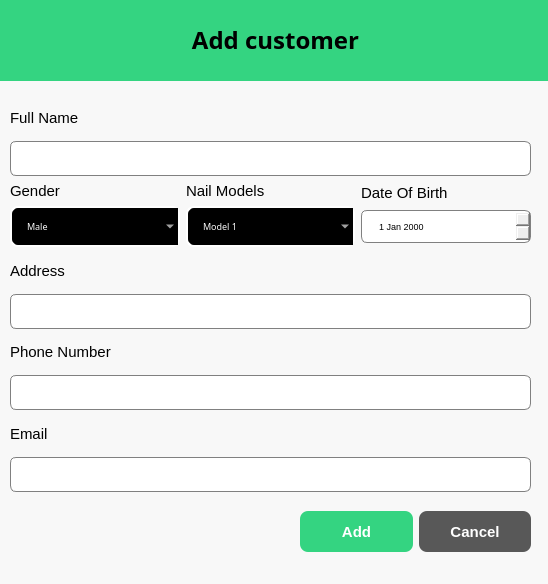
<?xml version="1.0" encoding="UTF-8"?>
<ui version="4.0">
 <class>KhachHangDialog</class>
 <widget class="QDialog" name="KhachHangDialog">
  <property name="geometry">
   <rect>
    <x>0</x>
    <y>0</y>
    <width>548</width>
    <height>584</height>
   </rect>
  </property>
  <property name="font">
   <font>
    <family>Poppins</family>
    <pointsize>20</pointsize>
    <bold>true</bold>
   </font>
  </property>
  <property name="windowTitle">
   <string>Dialog</string>
  </property>
  <property name="styleSheet">
   <string notr="true">QDialog{
	background-color: #F8F8F8;
}

QLineEdit{
	border: 1px solid gray;
	border-radius: 6px;
	padding-left: 15px;
	height: 35px;
}

QDateEdit{
	border: 1px solid gray;
	border-radius: 6px;
	padding-left: 15px;
	height: 31px;
}

QComboBox{
	border: 2px solid white;
	border-radius: 8px;
	padding: 1px 18px 1px 3px;
	background-color: black;
	color: white;
	height: 35px;
	padding-left: 15px;
	font-weight: ;
	selection-background-color: #2980B9;
}

</string>
  </property>
  <widget class="Line" name="line">
   <property name="geometry">
    <rect>
     <x>0</x>
     <y>70</y>
     <width>551</width>
     <height>16</height>
    </rect>
   </property>
   <property name="orientation">
    <enum>Qt::Orientation::Horizontal</enum>
   </property>
  </widget>
  <widget class="QLabel" name="label">
   <property name="geometry">
    <rect>
     <x>0</x>
     <y>0</y>
     <width>551</width>
     <height>81</height>
    </rect>
   </property>
   <property name="font">
    <font>
     <family>Poppins</family>
     <pointsize>18</pointsize>
     <bold>true</bold>
    </font>
   </property>
   <property name="styleSheet">
    <string notr="true">background-color: rgb(52, 212, 129);</string>
   </property>
   <property name="text">
    <string>&lt;html&gt;&lt;head/&gt;&lt;body&gt;&lt;p align=&quot;center&quot;&gt;Add customer&lt;/p&gt;&lt;/body&gt;&lt;/html&gt;</string>
   </property>
   <property name="indent">
    <number>-1</number>
   </property>
  </widget>
  <widget class="QWidget" name="layoutWidget">
   <property name="geometry">
    <rect>
     <x>10</x>
     <y>100</y>
     <width>521</width>
     <height>392</height>
    </rect>
   </property>
   <layout class="QVBoxLayout" name="verticalLayout_17">
    <item>
     <layout class="QVBoxLayout" name="verticalLayout">
      <item>
       <widget class="QLabel" name="label_2">
        <property name="font">
         <font>
          <pointsize>11</pointsize>
          <bold>false</bold>
         </font>
        </property>
        <property name="styleSheet">
         <string notr="true">color: rgb(0, 0, 0);</string>
        </property>
        <property name="text">
         <string>Full Name</string>
        </property>
       </widget>
      </item>
      <item>
       <widget class="QLineEdit" name="name_lineEdit">
        <property name="minimumSize">
         <size>
          <width>0</width>
          <height>35</height>
         </size>
        </property>
        <property name="maximumSize">
         <size>
          <width>16777215</width>
          <height>35</height>
         </size>
        </property>
       </widget>
      </item>
     </layout>
    </item>
    <item>
     <layout class="QHBoxLayout" name="horizontalLayout">
      <item>
       <layout class="QVBoxLayout" name="verticalLayout_14">
        <item>
         <widget class="QLabel" name="label_15">
          <property name="font">
           <font>
            <pointsize>11</pointsize>
            <bold>false</bold>
           </font>
          </property>
          <property name="styleSheet">
           <string notr="true">color: rgb(0, 0, 0);</string>
          </property>
          <property name="text">
           <string>&lt;html&gt;&lt;head/&gt;&lt;body&gt;&lt;p&gt;Gender&lt;/p&gt;&lt;/body&gt;&lt;/html&gt;</string>
          </property>
         </widget>
        </item>
        <item>
         <widget class="QComboBox" name="gender_comboBox">
          <property name="font">
           <font>
            <family>Poppins Medium</family>
            <pointsize>7</pointsize>
            <bold>false</bold>
           </font>
          </property>
          <item>
           <property name="text">
            <string>Male</string>
           </property>
          </item>
          <item>
           <property name="text">
            <string>Female</string>
           </property>
          </item>
          <item>
           <property name="text">
            <string>Others</string>
           </property>
          </item>
         </widget>
        </item>
       </layout>
      </item>
      <item>
       <layout class="QVBoxLayout" name="verticalLayout_16">
        <item>
         <widget class="QLabel" name="label_16">
          <property name="font">
           <font>
            <pointsize>11</pointsize>
            <bold>false</bold>
           </font>
          </property>
          <property name="styleSheet">
           <string notr="true">color: rgb(0, 0, 0);</string>
          </property>
          <property name="text">
           <string>&lt;html&gt;&lt;head/&gt;&lt;body&gt;&lt;p&gt;Nail Models&lt;/p&gt;&lt;/body&gt;&lt;/html&gt;</string>
          </property>
         </widget>
        </item>
        <item>
         <widget class="QComboBox" name="nm_comboBox">
          <property name="font">
           <font>
            <family>Poppins Medium</family>
            <pointsize>7</pointsize>
            <bold>false</bold>
           </font>
          </property>
          <item>
           <property name="text">
            <string>Model 1</string>
           </property>
          </item>
          <item>
           <property name="text">
            <string>Model 2</string>
           </property>
          </item>
          <item>
           <property name="text">
            <string>Model 3</string>
           </property>
          </item>
          <item>
           <property name="text">
            <string>Model 4</string>
           </property>
          </item>
          <item>
           <property name="text">
            <string>Model 5</string>
           </property>
          </item>
          <item>
           <property name="text">
            <string>Model 6</string>
           </property>
          </item>
          <item>
           <property name="text">
            <string>Model 7</string>
           </property>
          </item>
          <item>
           <property name="text">
            <string>Model 8</string>
           </property>
          </item>
          <item>
           <property name="text">
            <string>Model 9</string>
           </property>
          </item>
          <item>
           <property name="text">
            <string>Model 10</string>
           </property>
          </item>
         </widget>
        </item>
       </layout>
      </item>
      <item>
       <layout class="QVBoxLayout" name="verticalLayout_15">
        <item>
         <widget class="QLabel" name="label_17">
          <property name="sizePolicy">
           <sizepolicy hsizetype="Fixed" vsizetype="Fixed">
            <horstretch>0</horstretch>
            <verstretch>0</verstretch>
           </sizepolicy>
          </property>
          <property name="font">
           <font>
            <pointsize>11</pointsize>
            <bold>false</bold>
           </font>
          </property>
          <property name="styleSheet">
           <string notr="true">color: rgb(0, 0, 0);</string>
          </property>
          <property name="text">
           <string>&lt;html&gt;&lt;head/&gt;&lt;body&gt;&lt;p&gt;Date Of Birth&lt;/p&gt;&lt;/body&gt;&lt;/html&gt;</string>
          </property>
         </widget>
        </item>
        <item>
         <widget class="QDateEdit" name="dob_dateEdit">
          <property name="font">
           <font>
            <family>MS Shell Dlg 2</family>
            <pointsize>7</pointsize>
            <bold>false</bold>
           </font>
          </property>
         </widget>
        </item>
       </layout>
      </item>
     </layout>
    </item>
    <item>
     <layout class="QVBoxLayout" name="verticalLayout_11">
      <item>
       <widget class="QLabel" name="label_12">
        <property name="font">
         <font>
          <pointsize>11</pointsize>
          <bold>false</bold>
         </font>
        </property>
        <property name="styleSheet">
         <string notr="true">color: rgb(0, 0, 0);</string>
        </property>
        <property name="text">
         <string>Address</string>
        </property>
       </widget>
      </item>
      <item>
       <widget class="QLineEdit" name="address_lineEdit">
        <property name="minimumSize">
         <size>
          <width>0</width>
          <height>35</height>
         </size>
        </property>
        <property name="maximumSize">
         <size>
          <width>16777215</width>
          <height>35</height>
         </size>
        </property>
       </widget>
      </item>
     </layout>
    </item>
    <item>
     <layout class="QVBoxLayout" name="verticalLayout_12">
      <item>
       <widget class="QLabel" name="label_13">
        <property name="font">
         <font>
          <pointsize>11</pointsize>
          <bold>false</bold>
         </font>
        </property>
        <property name="styleSheet">
         <string notr="true">color: rgb(0, 0, 0);</string>
        </property>
        <property name="text">
         <string>Phone Number</string>
        </property>
       </widget>
      </item>
      <item>
       <widget class="QLineEdit" name="phone_lineEdit">
        <property name="minimumSize">
         <size>
          <width>0</width>
          <height>35</height>
         </size>
        </property>
        <property name="maximumSize">
         <size>
          <width>16777215</width>
          <height>35</height>
         </size>
        </property>
       </widget>
      </item>
     </layout>
    </item>
    <item>
     <layout class="QVBoxLayout" name="verticalLayout_13">
      <item>
       <widget class="QLabel" name="label_14">
        <property name="font">
         <font>
          <pointsize>11</pointsize>
          <bold>false</bold>
         </font>
        </property>
        <property name="styleSheet">
         <string notr="true">color: rgb(0, 0, 0);</string>
        </property>
        <property name="text">
         <string>Email</string>
        </property>
       </widget>
      </item>
      <item>
       <widget class="QLineEdit" name="email_lineEdit">
        <property name="minimumSize">
         <size>
          <width>0</width>
          <height>35</height>
         </size>
        </property>
        <property name="maximumSize">
         <size>
          <width>16777215</width>
          <height>35</height>
         </size>
        </property>
       </widget>
      </item>
     </layout>
    </item>
   </layout>
  </widget>
  <widget class="QWidget" name="layoutWidget">
   <property name="geometry">
    <rect>
     <x>300</x>
     <y>510</y>
     <width>231</width>
     <height>43</height>
    </rect>
   </property>
   <layout class="QHBoxLayout" name="horizontalLayout_2">
    <item>
     <widget class="QPushButton" name="addpushButton">
      <property name="minimumSize">
       <size>
        <width>0</width>
        <height>41</height>
       </size>
      </property>
      <property name="font">
       <font>
        <pointsize>-1</pointsize>
        <bold>true</bold>
       </font>
      </property>
      <property name="styleSheet">
       <string notr="true">QPushButton{
	background-color: #34D481;
	color: white;
	border: none;
	border-radius: 8px;
	font-weight: bold;
	font-size: 15px;

}</string>
      </property>
      <property name="text">
       <string>Add</string>
      </property>
     </widget>
    </item>
    <item>
     <widget class="QPushButton" name="cancelpushButton">
      <property name="minimumSize">
       <size>
        <width>0</width>
        <height>41</height>
       </size>
      </property>
      <property name="font">
       <font>
        <pointsize>-1</pointsize>
        <bold>true</bold>
       </font>
      </property>
      <property name="styleSheet">
       <string notr="true">QPushButton{
	background-color: #585858;
	color: white;
	border: none;
	border-radius: 8px;
	font-weight: bold;
	font-size: 15px;

}</string>
      </property>
      <property name="text">
       <string>Cancel</string>
      </property>
     </widget>
    </item>
   </layout>
  </widget>
 </widget>
 <resources/>
 <connections/>
</ui>
